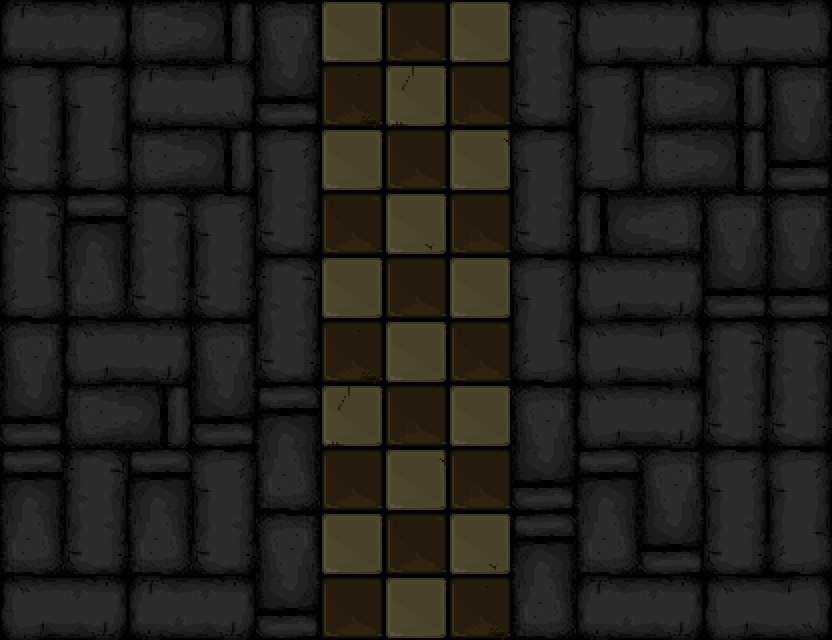

This is a level from a 2D game, rendered from its Tiled map with the project's own tilesets. A one-line summary and the complete map file follow:
An orthogonal 13x10 tile map with 64x64 px tiles, 1 tile layer (Tile Layer 1).

<map version="1.0" orientation="orthogonal" renderorder="right-down" width="13" height="10" tilewidth="64" tileheight="64" nextobjectid="1">
 <tileset firstgid="1" name="tileset" tilewidth="64" tileheight="64" tilecount="27" columns="3">
  <image source="tileset.png" width="192" height="576" />
 </tileset>
 <layer name="Tile Layer 1" width="13" height="10">
  <data encoding="csv">
17,15,25,21,24,1,2,1,16,11,15,11,13,
10,10,17,13,20,3,7,5,14,10,25,21,24,
14,12,25,21,10,1,2,6,10,12,25,21,20,
16,18,16,10,14,4,8,5,14,19,23,24,24,
12,22,14,14,16,1,2,1,10,11,15,20,20,
24,11,15,24,14,3,1,4,12,11,13,16,16,
20,25,21,20,18,7,5,1,24,11,15,14,14,
18,16,18,10,22,2,6,5,20,18,24,10,10,
22,14,22,14,24,1,4,8,18,22,20,14,12,
11,15,17,15,20,2,1,3,22,17,15,11,13
</data>
 </layer>
</map>
